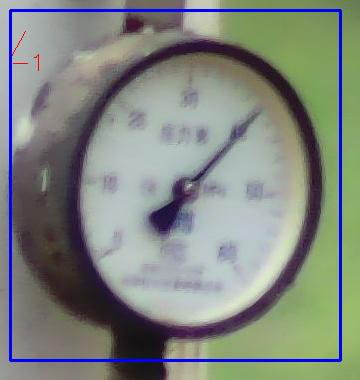
#> input picture core/cv/tools/image/test.png, 360 x 380 px
$ python -i image_outline.py   (imports and definitions only)
#> lines starting #> are read from the running program, lines starting #| are printed output that depends on the picture; after the words box and inside, x2 and y2 are one past the last pixel; in counts of white or black regions, pixels touching at a corner belong together
#> further down, picture is the input picture: shape (380, 360, 3); mean B, G, R 128.5, 135.2, 129.2
### core/cv/tools/utils.py

import matplotlib.pyplot as plt

def plt_save(image, title=''):
    plt.imshow(X=image, cmap='gray')
    plt.title(title)
    file_path = './output/' + title + '.png'
    plt.savefig(file_path)
    print(file_path)
    pass


# [4 lines left out: function plt_show, not called in this run]

### core/cv/tools/image_outline.py
'''
@author: linxu
@contact: 17746071609@163.com
@time: 2019-07-24 上午10:58
@desc:  视觉图像轮廓外边

'''

import cv2
import numpy as np

from core.cv.tools.utils import plt_save


def show_outline(src):
    contours = cv2.Canny(image=src, threshold1=125, threshold2=350)
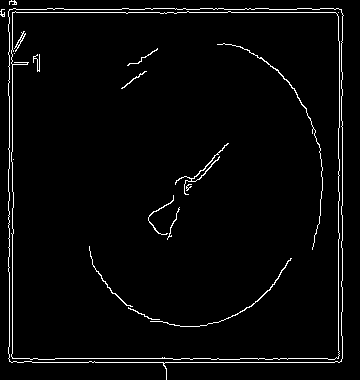
#> contours: shape (380, 360); 2.9% white in thin lines or dots
    plt_save(255 - contours, title='Canny Contours')
#> in plt_save, `plt.savefig(file_path)`:
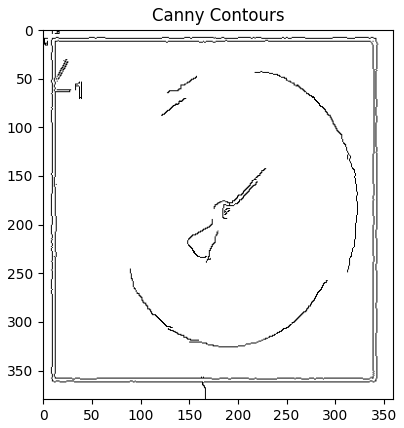
#> figure drawn by matplotlib, 1 panel

    image_gray = cv2.cvtColor(src=src, code=cv2.COLOR_BGR2GRAY)
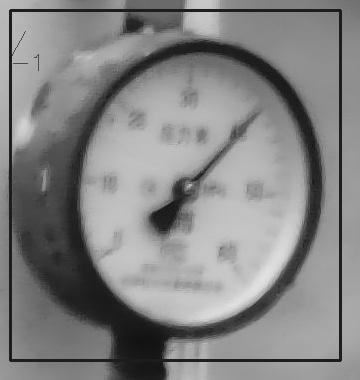
#> image_gray: shape (380, 360); min 11, max 227, mean 132.6

    contours = cv2.Canny(image=image_gray, threshold1=125, threshold2=350)
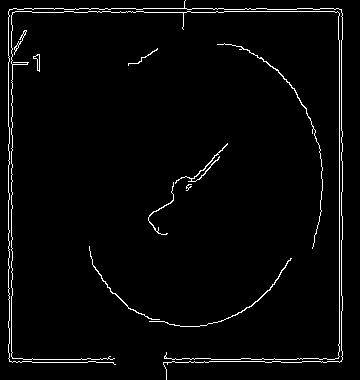
#> contours: shape (380, 360); 2.8% white in thin lines or dots
    plt_save(255 - contours, title='Canny Contours Gray')
#> call 2 of plt_save, with title = 'Canny Contours Gray'
#> in plt_save (call 2), `plt.savefig(file_path)`:
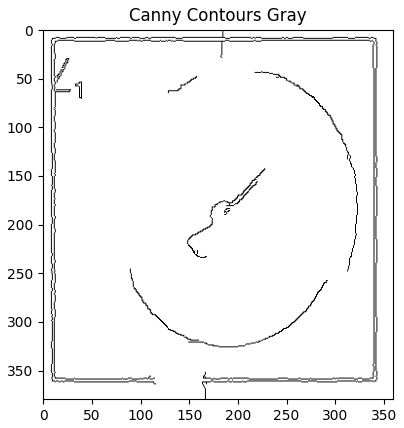
#> figure drawn by matplotlib, 1 panel

    # Hough tranform for line detection
    theta = np.pi / 180
    threshold = 50
    lines = cv2.HoughLinesP(image=contours, rho=1, theta=theta, threshold=threshold)
#> lines = 78 rows, first 6: [339, 343, 339, 40], [11, 47, 11, 31], [8, 126, 8, 62], [34, 8, 53, 8], [341, 350, 341, 311], [191, 12, 215, 12]

    if lines is not None:
        src_clone = src.copy()

        for line in lines:
            for x1, y1, x2, y2 in line:
                cv2.line(img=src_clone, pt1=(x1, y1), pt2=(x2, y2), color=(0, 255, 0), thickness=2)
            pass
#> this loop made 78 passes
#> line on passes 1 to 12: [[339, 343, 339, 40]], [[11, 47, 11, 31]], [[8, 126, 8, 62]], [[34, 8, 53, 8]], [[341, 350, 341, 311]], [[191, 12, 215, 12]], [[82, 359, 86, 359]], [[175, 362, 188, 362]], [[11, 351, 11, 296]], [[224, 11, 334, 11]], [[264, 359, 273, 359]], [[55, 8, 63, 8]]
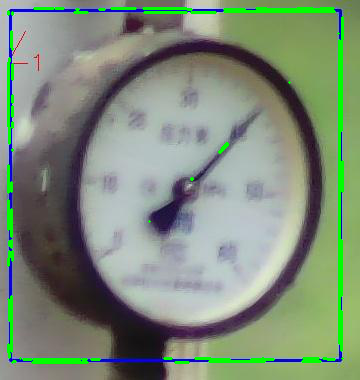
#> src_clone: shape (380, 360, 3); 3.53% of pixels changed, all inside (x1, y1, x2, y2) = (7, 7, 344, 364)
        pass

        plt_save(src_clone, title='Lines with HoughP, threshold: ' + str(threshold))
#> call 3 of plt_save, with title = 'Lines with HoughP, threshold: 50'
#> in plt_save (call 3), `plt.savefig(file_path)`:
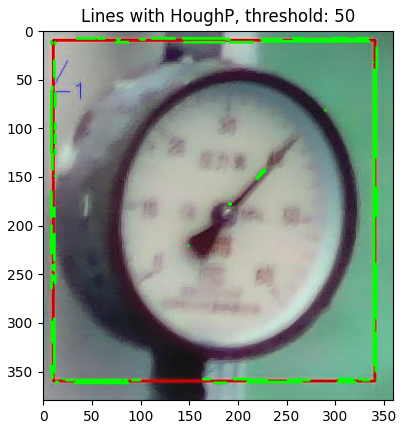
#> figure drawn by matplotlib, 1 panel; B, G, R data is drawn as R, G, B
    pass

    # Detect circles
    # blur =  cv2.GaussianBlur(src=image_gray, ksize=(5, 5), sigmaX=1.5)
    threshold = 200
    min_votes = 100

    circles = cv2.HoughCircles(image=image_gray, method=cv2.HOUGH_GRADIENT, dp=2, minDist=20,
                               param1=threshold, param2=min_votes, minRadius=15, maxRadius=50)
#> circles = None

    if circles is not None:
        src_clone = src.copy()
        for circle in circles:
            for x1, y1, r in circle:
                cv2.circle(img=src_clone, center=(x1, y1), radius=int(r), color=(0, 255, 0), thickness=2)
            pass

        plt_save(src_clone, title='Circles with HoughP, threshold: ' + str(threshold) + ', min_votes=' + str(min_votes))

    pass

    # Get the contours
    src_clone = src.copy()
    contours, _ = cv2.findContours(image=image_gray, mode=cv2.RETR_LIST, method=cv2.CHAIN_APPROX_NONE)
#> contours = 1 contour; box (x1, y1, x2, y2) and area: (0, 0, 360, 380) 136061
#> (the run stopped early here; a loop or call above may not have finished)
